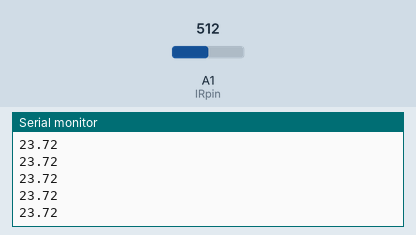
The sketch below on a simulated Arduino Uno, built with avr-gcc and run on an emulated ATmega328P. Shown: the last lines printed to the serial monitor. Inputs (shaded band) come from the test bench; at power-on: A1 (IRpin) = 512.

Above: at 1.2 s.
1.3 s: A1 (IRpin) set to 0
At 1.32 s:
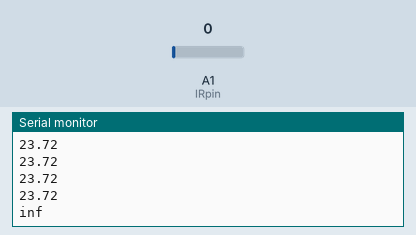
3.2 s: A1 (IRpin) set to 122
At 3.23 s:
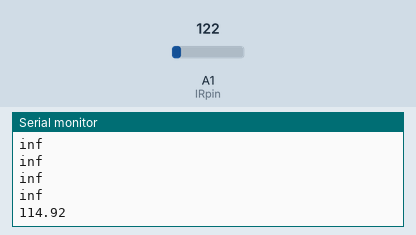

The sketch:

sharp_2y0A02.ino
```cpp
const float vConv = 5.0  /1024.0;
const int IRpin = A1;

int sensorValue = 0;

void setup() {
  Serial.begin(9600);
}

void loop() {
  float volts = analogRead(IRpin)*0.0048828125;   // value from sensor * (5/1024) - if running 3.3.volts then change 5 to 3.3
  float distance = 65*pow(volts, -1.10);          // worked out from graph 65 = theretical distance / (1/Volts)S - luckylarry.co.uk
  Serial.println(distance);                       // print the distance
  delay(100);
}
```

Measured:
- after the input at 1.3 s, the serial monitor: prints a new line at once (image 1)
- after the input at 3.2 s, the serial monitor: prints a new line at once (image 2)
